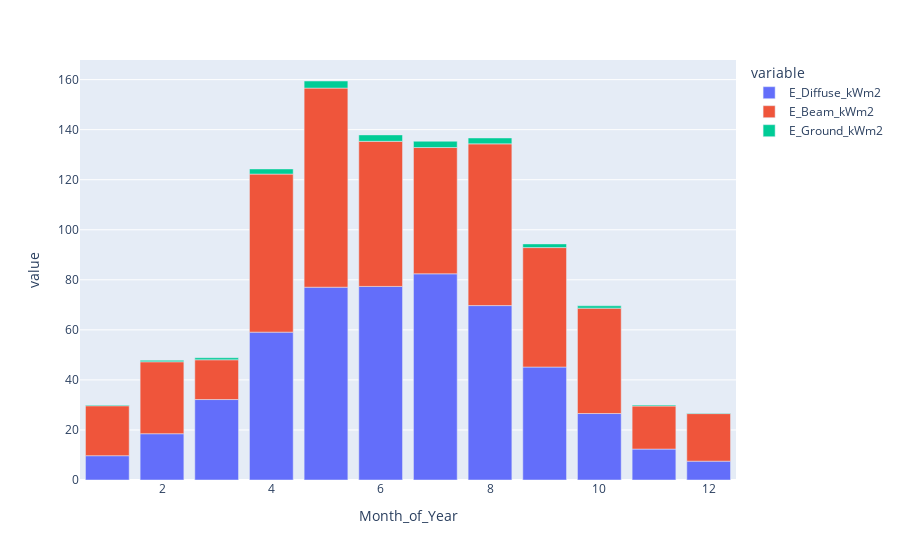

Source (notebook cell):
### Code cell
px.bar(site.rad_data.monthly[["E_Diffuse_kWm2", "E_Beam_kWm2", "E_Ground_kWm2"]])

### Figure 1 — Plotly figure (JSON) as saved in the notebook; plotly's stock layout.template omitted (floating-point values rounded to 4 significant figures)
{"data": [{"alignmentgroup": "True", "hovertemplate": "variable=E_Diffuse_kWm2<br>Month_of_Year=%{x}<br>value=%{y}<extra></extra>", "legendgroup": "E_Diffuse_kWm2", "marker": {"color": "#636efa", "pattern": {"shape": ""}}, "name": "E_Diffuse_kWm2", "offsetgroup": "E_Diffuse_kWm2", "orientation": "v", "showlegend": true, "textposition": "auto", "type": "bar", "x": [1, 2, 3, 4, 5, 6, 7, 8, 9, 10, 11, 12], "xaxis": "x", "y": [9.71, 18.5, 32.15, 59.09, 77.05, 77.35, 82.4, 69.7, 45.14, 26.56, 12.36, 7.528], "yaxis": "y"}, {"alignmentgroup": "True", "hovertemplate": "variable=E_Beam_kWm2<br>Month_of_Year=%{x}<br>value=%{y}<extra></extra>", "legendgroup": "E_Beam_kWm2", "marker": {"color": "#EF553B", "pattern": {"shape": ""}}, "name": "E_Beam_kWm2", "offsetgroup": "E_Beam_kWm2", "orientation": "v", "showlegend": true, "textposition": "auto", "type": "bar", "x": [1, 2, 3, 4, 5, 6, 7, 8, 9, 10, 11, 12], "xaxis": "x", "y": [19.96, 28.75, 15.89, 63.15, 79.56, 57.98, 50.46, 64.63, 47.73, 42.12, 17.21, 19.01], "yaxis": "y"}, {"alignmentgroup": "True", "hovertemplate": "variable=E_Ground_kWm2<br>Month_of_Year=%{x}<br>value=%{y}<extra></extra>", "legendgroup": "E_Ground_kWm2", "marker": {"color": "#00cc96", "pattern": {"shape": ""}}, "name": "E_Ground_kWm2", "offsetgroup": "E_Ground_kWm2", "orientation": "v", "showlegend": true, "textposition": "auto", "type": "bar", "x": [1, 2, 3, 4, 5, 6, 7, 8, 9, 10, 11, 12], "xaxis": "x", "y": [0.31, 0.6, 0.802, 2.055, 2.836, 2.583, 2.516, 2.357, 1.475, 0.921, 0.365, 0.248], "yaxis": "y"}], "layout": {"barmode": "relative", "legend": {"title": {"text": "variable"}, "tracegroupgap": 0}, "margin": {"t": 60}, "xaxis": {"anchor": "y", "domain": [0, 1], "title": {"text": "Month_of_Year"}}, "yaxis": {"anchor": "x", "domain": [0, 1], "title": {"text": "value"}}}}
